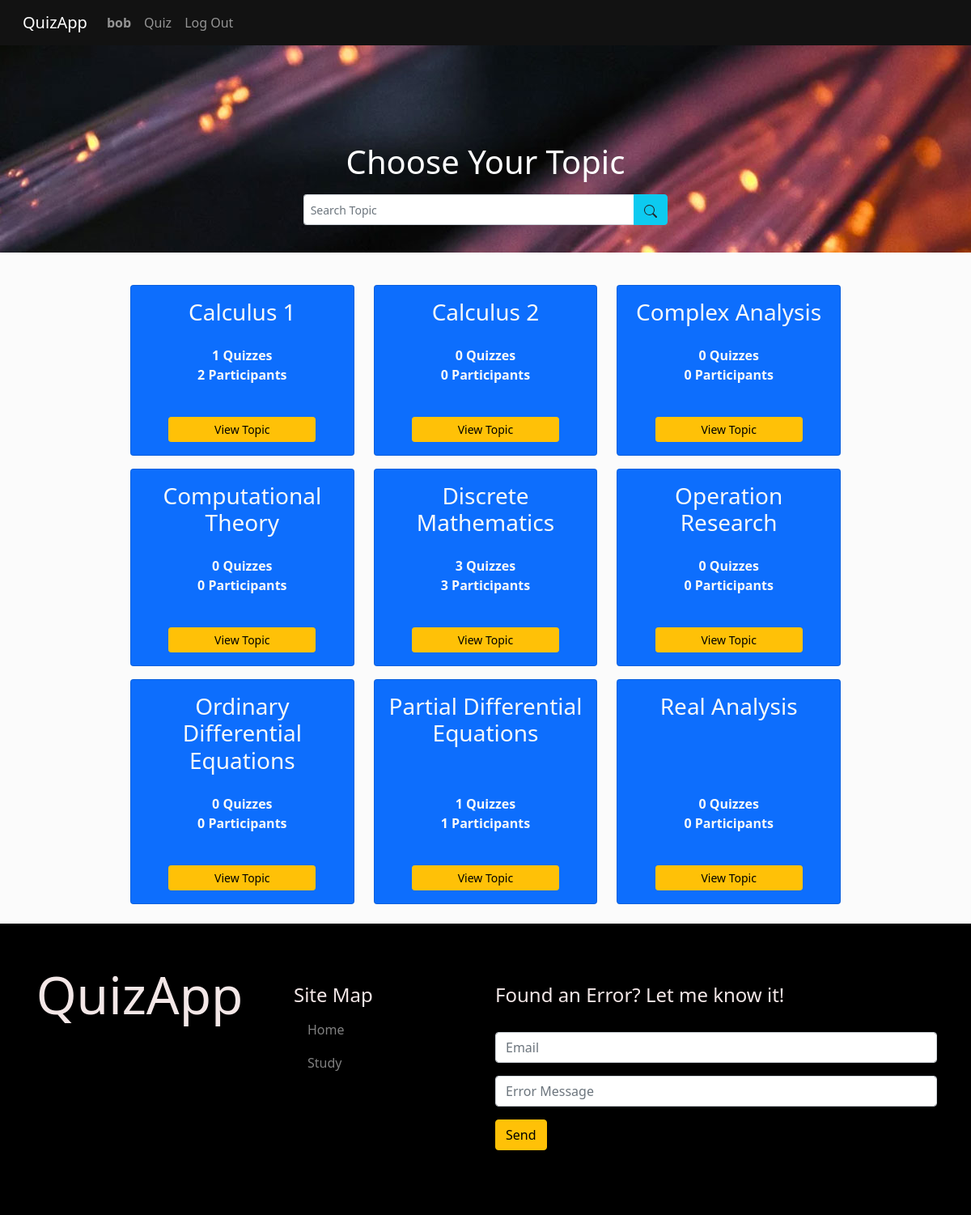
Screenshot of /study (signed in) with the database file from the repository.
### quizApp/models.py (models this page shows, shortened)
class User(AbstractUser):
  image = models.ImageField(upload_to='media/profile/', default='media/profile/user.png')
  date = models.DateTimeField(auto_now_add=True)
  year = models.IntegerField(null=True, blank=False)
  follows = models.ManyToManyField("self", related_name="followers", symmetrical=False, blank=True)
  LEVEL_CHOICES = (
    ('O', 'Other'),
    ('C', 'College Students'),
    ('G', 'Graduate'),
    ('W', 'Working'),
  )
  level = models.CharField(max_length=50, choices=LEVEL_CHOICES, default='Other')

class Topic(models.Model):
  slug = models.SlugField(max_length=40, default="other")
  title = models.CharField(max_length=40, null=False, blank=False, default="Other")
  def participant(self):
    participants = Participant.objects.filter(quiz__in=Quiz.objects.filter(topic=self)).all()
    unique_participants = []
    try:
      for participant in participants:
        if participant.user.id not in [participant.user.id for participant in unique_participants]:
          unique_participants.append(participant)
    except:
      pass
    return len(unique_participants)

class Participant(models.Model):
  user = models.ForeignKey(User, on_delete=models.CASCADE, related_name="quizzes_taken")
  quiz = models.ForeignKey(Quiz, on_delete=models.CASCADE, related_name="taken_by")
  time_start = models.DateTimeField()
  time_finished = models.DateTimeField()
  score = models.IntegerField()

### quizApp/views.py (the view, shortened to what this page needs)
# urls.py: path("study", views.study, name="study"),
@login_required(login_url='login')
def study(request):
  topics = Topic.objects.all().order_by('title').all()
  return render(request, "quizApp/study.html", {
    "Topics": topics
  })

### quizApp/templates/quizApp/study.html (shortened to what this page needs)
{% extends 'quizApp/layout.html' %}
{% block body %}
<div class="study-network-banner">
  <div class="container">
    <div class="row">
      <div class="col-lg-2 col-md-2"></div>
      <div class="col-lg-8 col-md-8">
        <div class="container">
          <div class="row">
            <h1>Choose Your Topic</h1>
          </div>
          <div class="row">
            <div class="col-lg-2 col-md-2 col-sm-2"></div>
            <div class="col-lg-8 col-md-8 col-sm-8">
              <form>
                <div class="input-group mb-4 mt-2 w-100">
                  <input type="search" class="form-control form-control-sm" placeholder="Search Topic" aria-label="Search Topic" aria-describedby="button-addon2" name="study-search">
                  <button class="btn btn-info text-dark border border-info" type="submit">
                  </button>
                </div>
              </form>
            </div>
            <div class="col-lg-2 col-md-2 col-sm-2"></div>
          </div>
        </div>
      </div>
      <div class="col-lg-2 col-md-2"></div>
    </div>
  </div>
</div>
<section class="study-topic mt-4 mb-4">
  <div class="container">
    <div class="row">
      <div class="col-lg-1 col-md-1"></div>
      <div class="col-lg-10 col-md-10">
        <div class="container">
          <div class="row">
            {% for topic in Topics %}
            <div class="col-lg-4 col-md-4 col-6 mt-3">
              <div class="card topic-card h-100 bg-primary text-light">
                <div class="card-body">
                  <h3 class="card-title">{{ topic.title }}</h3>
                </div>
                <div class="container">
                  <a class="card-text index-card-text text-light"><strong>{{ topic.quizzes.count }} Quizzes</strong></a> <br>
                  <p class="card-text index-card-text"><strong>{{ topic.participant }} Participants</strong></p> <br>
                </div>
                <div class="container mb-3 w-75">
                  <div class="row justify-content-center">
                    <a href="{% url 'topic' topic.id topic.slug %}" class="btn btn-sm btn-warning align-items-end">View Topic</a>
                  </div>
                </div>
              </div>
            </div>
            {% endfor %}
          </div>
        </div>
      </div>
      <div class="col-lg-1 col-md-1"></div>
    </div>
  </div>
</section>
{% endblock %}

### quizApp/templates/quizApp/layout.html (shortened to what this page needs)
{% load static %}
<!DOCTYPE html>
<html lang="en">
    <head>
      <link rel="stylesheet" href="{% static 'bootstrap-5.0.2-dist/css/bootstrap.min.css' %}">
      <link href="{% static 'quizApp/styles1.css' %}" rel="stylesheet">
    </head>
    <body>
        <nav class="navbar sticky-top navbar-expand-lg navbar-dark" style="background-color: #121212;">
          <div class="container-fluid">
            <a class="navbar-brand ps-3" href="{% url 'index' %}">QuizApp</a>
            <div class="collapse navbar-collapse" id="navbarMainPage">
              <ul class="navbar-nav mr-auto ">
                {% if user.is_authenticated %}
                <li class="nav-item">
                  <a class="nav-link" href="{% url 'profile' request.user.username %}"><strong>{{ user.username }}</strong></a>
                </li>
                {% endif %}
                <li class="nav-item">
                  <a class="nav-link" href="{% url 'study' %}">Quiz</a>
                </li>
                {% if user.is_authenticated %}
                <li class="nav-item">
                  <a class="nav-link" href="{% url 'logout' %}">Log Out</a>
                </li>
                {% endif %}
              </ul>
            </div>
          </div>
        </nav>
        {% block body %}
        {% endblock %}
        <footer class="main-footer d-flex align-items-stretch" id="layout-footer" style="display: block;">
          <div class="container">
            <div class="row">
              <div class="col-lg-3 col-md-3 col-6 d-flex justify-content-center align-items-center d-justify-content-md-start align-items-md-start">
                <p class="display-3">QuizApp</p>
              </div>
              <div class="col-lg-3 col-md-3 col-6 fw-2 p-4 ps-5">
                <aside class="footer-widget">
                  <h4>Site Map</h4>
                  <ul class="list-group">
                    <li class="list-group-item list-item-footer"><a href="#">Home</a></li>
                    <li class="list-group-item list-item-footer"><a href="{% url 'study' %}">Study</a></li>
                  </ul>
                </aside>
              </div>
              <div class="col-lg-6 col-md-6 pt-4">
                <aside class="footer-widget">
                  <h4>Found an Error? Let me know it!</h4> <br>
                  <form action="{% url 'index' %}" method="POST" class="form-group">
                    <div class="mb-3">
                      <input type="text" id="error-email" placeholder="Email" class="form-control-md form-control" name="email">
                    </div>
                    <div class="mb-3">
                      <input type="text" id="error-content" placeholder="Error Message" class="form-control-md form-control" name="message">
                    </div>
                    <input type="submit" value="Send" class="btn btn-warning">
                  </form>
                </aside>
              </div>
            </div>
          </div>
        </footer>
    </body>
</html>

### quizApp/static/quizApp/styles1.css (style rules this page uses)
body { background-color: #fbfbfb; overflow-x: hidden; }
.index-card-text { text-decoration-line: none; }
footer { background-color: black; color: rgb(243, 231, 231); padding-top: 50px; height: auto; padding-bottom: 80px; }
.list-item-footer { background-color: black; list-style-type: none; }
.list-item-footer > a { text-decoration-line: none; color: gray; }
.study-network-banner { background-image: url('/media/banner/Banner.jpg'); background-size: cover; padding-top: 120px; color: white; padding-bottom: 10px; text-align: center; }
.study-topic { text-align: center; }

### rows the page displays
User: username "bob"
Topic: title "Calculus 1", quizzes.count "1", participant "2"
Topic: title "Calculus 2", quizzes.count "0", participant "0"
Topic: title "Complex Analysis", quizzes.count "0", participant "0"
Topic: title "Computational Theory", quizzes.count "0", participant "0"
Topic: title "Discrete Mathematics", quizzes.count "3", participant "3"
Topic: title "Operation Research", quizzes.count "0", participant "0"
Topic: title "Ordinary Differential Equations", quizzes.count "0", participant "0"
Topic: title "Partial Differential Equations", quizzes.count "1", participant "1"
Topic: title "Real Analysis", quizzes.count "0", participant "0"
